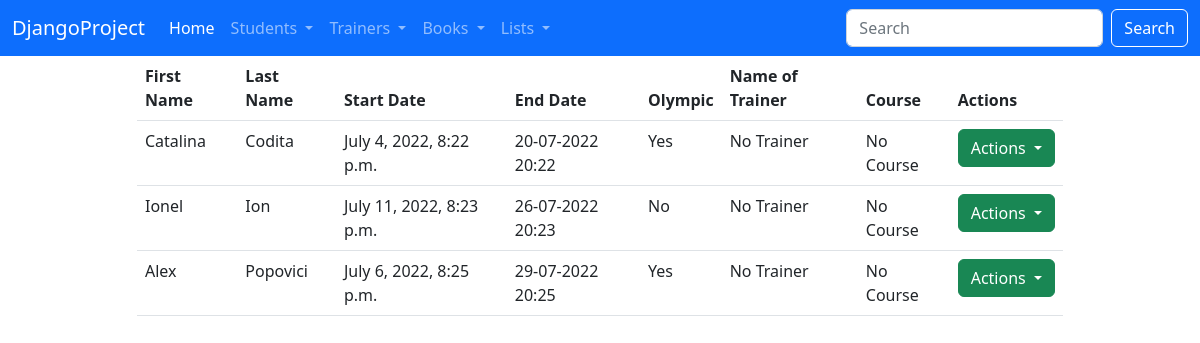
The page /list_of_students/ on the database its author committed.
### student/models.py (models this page shows)
class Student(models.Model):
    first_name = models.CharField(max_length=30)
    last_name = models.CharField(max_length=30)
    age = models.IntegerField()
    is_olympic = models.BooleanField(default=False)
    address = models.CharField(max_length=150)
    email = models.EmailField(max_length=50)
    description = models.TextField(max_length=300)
    start_date = models.DateTimeField()
    end_date = models.DateTimeField()
    active = models.BooleanField(default=True)
    created_at = models.DateTimeField(auto_now_add=True)
    updated_at = models.DateTimeField(auto_now=True)
    def __str__(self):
        return f"{self.first_name} {self.last_name}"

### student/views.py (the view)
# urls.py: path('list_of_students/', views.StudentListView.as_view(), name='list-of-students'),
class StudentListView(ListView):
    template_name = 'student/list_of_students.html'
    model = Student
    context_object_name = 'all_students'

### templates/student/list_of_students.html (shortened to what this page needs)
{% extends 'base.html' %}
{% block content %}
    <div class="container">
        <div class="row">
            <div class="col-md-10 offset-md-1">
                <table class="table">
                    <thead>
                    <tr>
                        <th>First Name</th>
                        <th>Last Name</th>
                        <th>Start Date</th>
                        <th>End Date</th>
                        <th>Olympic</th>
                        <th>Name of Trainer</th>
                        <th>Course</th>
                        <th>Actions</th>
                    </tr>
                    </thead>
                    <tbody>
                    {% for student in all_students %}
                        <tr>
                            <td>{{ student.first_name }}</td>
                            <td>{{ student.last_name }}</td>
                            <td>{{ student.start_date }}</td>
                            <td>{{ student.end_date|date:'d-m-Y H:i' }}</td>
                            <td>
                                {% if student.is_olympic %}
                                    Yes
                                {% else %}
                                    No
                                {% endif %}
                            </td>
                            <td>
                                {% if student.trainer %}
                                    {{ student.trainer }}
                                {% else %}
                                    No Trainer
                                {% endif %}
                            </td>
                            <td>
                                {% if student.trainer.course %}
                                    {{ student.trainer.course }}
                                {% else %}
                                    No Course
                                {% endif %}
                            </td>
                            <td>
                                <div class="dropdown">
                                    <button class="btn btn-success dropdown-toggle" type="button"
                                            data-bs-toggle="dropdown" aria-expanded="false">
                                        Actions
                                    </button>
                                </div>
                            </td>
                        </tr>
                    {% endfor %}
                    </tbody>
                </table>
            </div>
        </div>
    </div>
{% endblock %}

### rows shown on the page
Student: first_name "Catalina", last_name "Codita", start_date "July 4, 2022, 8:22 p.m.", end_date "20-07-2022 20:22", is_olympic "Yes"
Student: first_name "Ionel", last_name "Ion", start_date "July 11, 2022, 8:23 p.m.", end_date "26-07-2022 20:23", is_olympic "No"
Student: first_name "Alex", last_name "Popovici", start_date "July 6, 2022, 8:25 p.m.", end_date "29-07-2022 20:25", is_olympic "Yes"
